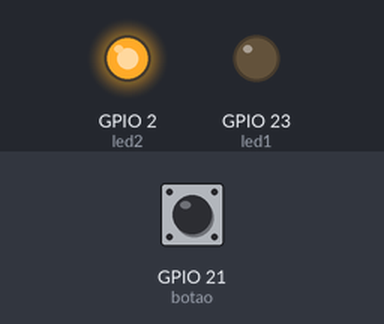
Bench run of a sketch on a simulated ESP32. Parts: output pins drawn as LEDs (lit = HIGH). Dashed ring = blinking. The test bench sets the inputs (shaded band); at power-on: GPIO 21 (botao) HIGH. WiFi joins after 1.5 s; servers stay silent unless stated; web services answer with replies made up by the test bench; what the sketch prints to the serial monitor is not drawn.

Above: at 2.7 s.
2.8 s: GPIO 21 (botao) pulled LOW for 0.15 s
At 3.45 s:
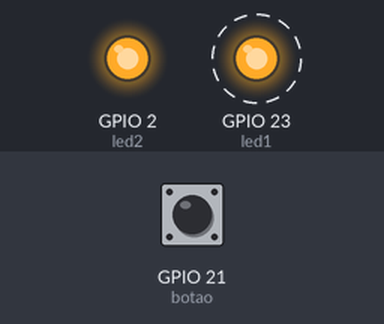
5.9 s: GPIO 21 (botao) pulled LOW for 1 s
At 6.4 s:
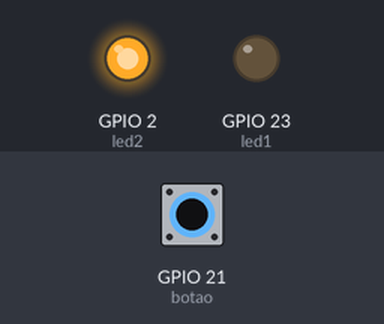
8.4 s: GPIO 21 (botao) pulled LOW for 3.2 s
At 9.2 s:
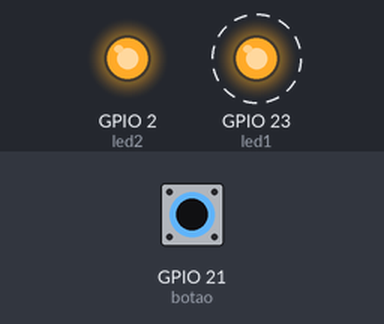
Timing chart, 0 to 19.1 s (numbered marks = the images above; inputs shaded):
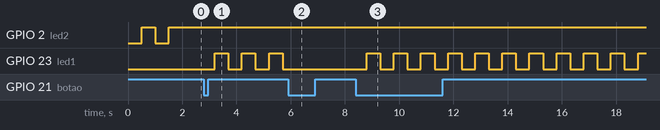

The sketch:

botao_panico.ino
```cpp
#include <WiFi.h>                                                     // Biblioteca para conectar o ESP32 ao WiFi
#include <HTTPClient.h>                                               // Biblioteca para fazer requisições HTTP //
#include <UrlEncode.h>                                                // Biblioteca para codificar texto em formato de URL, disponível na lista de bibliotecas do Arduino : "UrlEncode" de Masayuki Sugahara  //

// Definição das credenciais do WiFi
const char* ssid = "REDEWIFI";
char* password = "PASSWIFI";

// Definição dos pinos do botão e LEDs
#define botao 21  // Pino de conexão no ESP para o botão
#define led1 23   // Pino conexão no ESP para o LED externo PROTOBOARD (acende ao enviar mensagem)
#define led2 2    // Pino para o LED inteno do ESP (indica o status de conexão)

bool estadoLed = false; // Variável para controlar o estado do LED piscante
bool mensagemEnviada = false; // Variável para evitar múltiplos envios

// Número de telefone e chave da API para CallMeBot
String phoneNumber1 = "559599999999";      // Número de telefone para enviar mensagem (Brasil 55) Exemplo : 559599999999
String apiKey1 = "9999999";                // Chave de API para autenticação no CallMeBot, é dada pelo whats CallMeBot após enviar a mensagem : "I allow callmebot to send me messages"
String phoneNumber2 = "559599999999";
String apiKey2 = "9999999";

// Função para enviar a mensagem via CallMeBot API
void sendMessage(String phoneNumber, String apiKey, String message) {
  String url = "http://api.callmebot.com/whatsapp.php?phone=" + phoneNumber + "&apikey=" + apiKey + "&text=" + urlEncode(message);
  HTTPClient http;  // Cria um objeto HTTPClient
  http.begin(url);

  // Adiciona o cabeçalho indicando que a requisição está no formato x-www-form-urlencoded
  http.addHeader("Content-Type", "application/x-www-form-urlencoded");

  // Envia a requisição POST e armazena o código de resposta HTTP
  int httpResponseCode = http.POST(url);
  if (httpResponseCode == 200) {  // Código 200 indica sucesso
    Serial.println("Mensagem enviada com sucesso");
  } else {  // Qualquer outro código indica erro
    Serial.println("Erro no envio da mensagem");
    Serial.print("HTTP response code: ");
    Serial.println(httpResponseCode);
  }

  http.end();  // Libera e fecha os recursos usados pela requisição HTTP
}

void setup() {
  Serial.begin(115200);
  pinMode(botao, INPUT_PULLUP);  // Configura o pino do botão como entrada com pull-up interno(retorna 0 ou 1 de acordo com o valor de tensão lido)
  pinMode(led1, OUTPUT);         // Configura o pino do LED1 como saída
  pinMode(led2, OUTPUT);         // Configura o pino do LED2 como saída

  digitalWrite(led1, LOW);       // Inicialmente, os LEDs ficam apagados
  digitalWrite(led2, LOW);

  WiFi.begin(ssid, password);
  Serial.println("Conectando");

  // Enquanto não estiver conectado ao WiFi, pisca o LED2
  while (WiFi.status() != WL_CONNECTED) {
    delay(500);                              // Aguarda 500 ms
    Serial.print(".");                       // Imprime um ponto para indicar tentativa de conexão
    digitalWrite(led2, !digitalRead(led2));  // Inverte o estado do LED2 (pisca)
  }

  // Quando conectado ao WiFi
  Serial.println("");
  Serial.print("Conectado ao WiFi neste IP ");
  digitalWrite(led2, HIGH);        // Mantém o LED2 aceso indicando conexão bem-sucedida
  Serial.println(WiFi.localIP());
}

void loop() {

  static bool botaoAnterior = HIGH; // Estado anterior do botão
  static unsigned long ultimaTrocaLed = 0; // Armazena o tempo para controle do piscar do LED
  const unsigned long intervaloPiscar = 500; // Intervalo de tempo para o LED piscar

  bool estadoBotao = digitalRead(botao);

  // Detecta a mudança de estado do botão
  if (estadoBotao == LOW && botaoAnterior == HIGH) {
    estadoLed = !estadoLed; // Alterna o estado do LED piscante
    if (estadoLed && !mensagemEnviada) {
      sendMessage(phoneNumber1, apiKey1, "SOCORRO!!!!, Help me");
      sendMessage(phoneNumber2, apiKey2, "SOCORRO!!!!, Help me");
      mensagemEnviada = true;
    } else if (!estadoLed) {
      mensagemEnviada = false; // Permite o envio de nova mensagem na próxima ativação
    }
  }
  botaoAnterior = estadoBotao; // Atualiza o estado anterior do botão

  // Faz o LED1 piscar se o estado for ativo
  if (estadoLed) {
    if (millis() - ultimaTrocaLed >= intervaloPiscar) {
      ultimaTrocaLed = millis();
      digitalWrite(led1, !digitalRead(led1)); // Inverte o estado do LED1
    }
  } else {
    digitalWrite(led1, LOW); // Mantém o LED apagado se o estado for inativo
  }

}
```

Measured:
- after the input at 2.8 s, GPIO 23 (led1): alternates HIGH for 0.50 s and LOW for 0.50 s, starting after 0.40 s
- after the input at 5.9 s, GPIO 23 (led1): stops changing and stays LOW
- after the input at 8.4 s, GPIO 23 (led1): alternates HIGH for 0.50 s and LOW for 0.50 s, starting after 0.40 s
